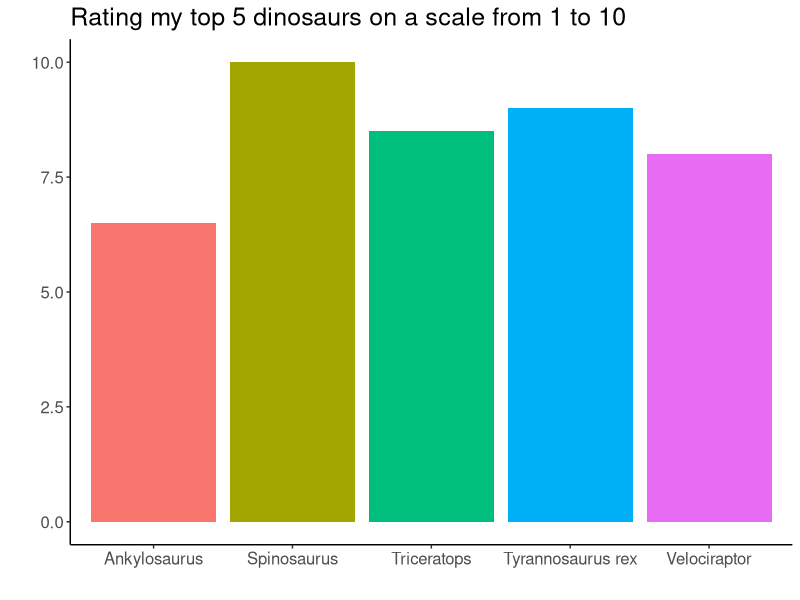

Recreate this plot in R.
## ---- chunk 1
library(tidyverse)  #voor(%>%)
library(kableExtra)
library(ggplot2)
## ---- chunk 2
dinosaur <- c("Triceratops", "Ankylosaurus", "Spinosaurus", "Tyrannosaurus rex", "Velociraptor")
description <- c("A herbivore dinosaur with two long horns for protection", "An armoured herbivore dinosaur", "A giant theropod, the largest of all predatory dinosaurs", "A large theropod, that relied on his smell and sight for hunting", "A small, bird-like theropod. With large claws to kill his preys")
dataframe <- data.frame(dinosaur = dinosaur, description = description)
dataframe %>% kbl() %>% kable_classic_2(full_width = F) %>% 
  column_spec(1, color = c("red", "green", "brown", "orange", "blue")) %>%
  kable_styling(position = "left")

## ---- chunk 3
rating <- c(8.5, 6.5, 10, 9, 8)
dataframe_rating <- dataframe %>% mutate(rating = rating)

dataframe_rating %>% ggplot(aes(dinosaur, rating, fill = dinosaur)) +
  geom_col() +
  labs(title = "Rating my top 5 dinosaurs on a scale from 1 to 10", 
       y = " ",
       x = " ") +
  theme_classic() +
  theme(text = element_text(size = 15)) +
  theme(legend.position = "none")
